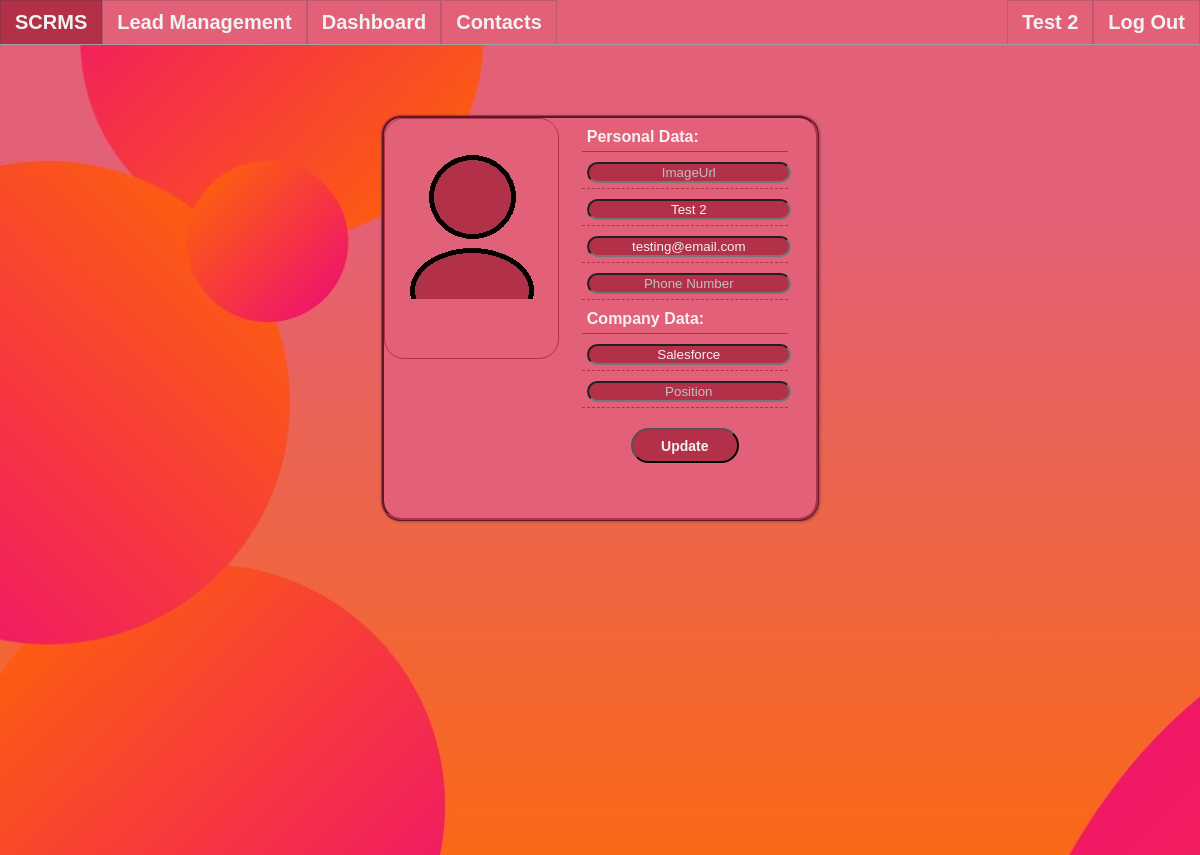
The app's page /profile.php (signed in) with its own data.
### tables this page shows
CREATE TABLE `users` (
  `user_id` int(11) NOT NULL,
  `user_name` varchar(30) NOT NULL,
  `company_name` varchar(100) NOT NULL,
  `email` tinytext NOT NULL,
  `password` longtext NOT NULL,
  `position` varchar(100) DEFAULT NULL,
  `number` varchar(20) DEFAULT NULL,
  `image` longtext DEFAULT NULL
);

### classes/profile-contr-classes.php (called while the page is built, shortened)
<?php
class ProfileContr extends Profile {
    private $id;
    public function __construct($id) {
        $this->id = $id;
    }
    public function profileUser() {
        return $this->getUserData($this->id);
    }
    private function emptyInput() {
        return true;
    }
}

### classes/dbhandler-classes.php (called while the page is built)
<?php
class DBHandler {
    protected function connect() {
        try {
            $username = "root";
            $password = "";
            $dbh = new PDO('mysql:host=localhost;dbname=scrms', $username, $password);
            return $dbh;
        }
        catch (PDOException $e) {
            print "Error: ". $e->getMessage(). "<br/>";
            die();
        }
    }
}

### classes/profile-classes.php (called while the page is built, shortened)
<?php
class Profile extends DBHandler {
    protected function getUserData($id) {
        $stmt = $this->connect()->prepare('SELECT * FROM users WHERE user_id = ?;');
        if (!$stmt->execute(array($id))) {
            $stmt = null;
            header("location: ../index.php?error=stmtfailed");
            exit();
        }
        $data = $stmt->fetchAll(PDO::FETCH_ASSOC);
        return $data;
    }
}

### profile.php (the view, shortened to what this page needs)
<?php
include("./classes/dbhandler-classes.php");
include("./classes/profile-classes.php");
include("./classes/profile-contr-classes.php");
$profile = new ProfileContr($_SESSION["user_id"]);
$userData = $profile->profileUser();
?>
<!DOCTYPE html>
<html>
<head>
    <link rel="stylesheet" href="./css/common.css">
    <link rel="stylesheet" href="./css/profile.css">
<body>
    <div class=navbar>
        <ul>
            <li><a href="index.php">SCRMS</a></li>
            <li><a href="#">Lead Management</a></li>
            <li><a href="dashboard.php">Dashboard</a></li>
            <li><a href="contacts.php">Contacts</a></li>
            <?php
            if (isset($_SESSION["user_id"])) {
                ?>
                <li style="float:right"><a href="includes/logout-inc.php">Log Out</a></li>
                <li style="float:right"><a href="./">
                        <?php echo $_SESSION["user_name"]; ?>
                    </a></li>
                <?php
            } else {
                ?>
                <li style="float:right"><a href="./index.php">Log In</a></li>
                <li style="float:right"><a href="./index.php">Sign Up</a></li>
                <?php
            }
            ?>
        </ul>
    </div>
    <div class=wrapper-flex>
        <div class="profile-wrapper">
            <div class=profile-list>
                <div class=profile>
                    <div class=profile-left>
                        <div class=profile-image>
                            <?php if ($userData[0]['image'] == "") { ?>
                            <img src="./images/avatar.jpg" max-height=125px max-width=250px>
                            <?php } else { ?>
                            <img src="<?php echo $userData[0]['image']; ?>"> <?php } ?>
                        </div>
                        <div class=profile-left-info></div>
                    </div>
                    <div class=profile-info>
                        <form action=#update method=POST>
                            <div class=profile-section>
                                Personal Data:
                            </div>
                            <div class=profile-field>
                                <input type=text name=image placeholder=ImageUrl value="<?php echo $userData[0]['image'];?>" maxlength=500>
                            </div>
                            <div class=profile-field>
                                <input type=text name=name placeholder=Name* value="<?php echo $userData[0]['user_name'];?>" maxlength=50 required>
                            </div>
                            <div class=profile-field>
                                <input type=text name=email placeholder=contact@email.com value="<?php echo $userData[0]['email'];?>" maxlength=100>
                            </div>
                            <div class=profile-field>
                                <input type=text name=number placeholder="Phone Number" value="<?php echo $userData[0]['number'];?>" maxlength=20>
                            </div>
                            <div class=profile-section>
                                Company Data:
                            </div>
                            <div class=profile-field>
                                <input type=text name=company placeholder=Company value="<?php echo $userData[0]['company_name'];?>" maxlength=100>
                            </div>
                            <div class=profile-field>
                                <input type=text name=position placeholder=Position value="<?php echo $userData[0]['position'];?>" maxlength=100>
                            </div>
                            <input class=sub-button type=submit name=update value="Update">
                        </form>
                    </div>
                </div>
            </div>
        </div>
    </div>
</body>
</html>

### css/common.css (style rules this page uses)
* { position: relative; text-align: center; font-family: sans-serif; }
body { overflow: hidden; padding: 0; margin: 0; }
.navbar { z-index: 100; position: relative; width: 100%; top: 0; border-bottom: 1px solid rgba(50, 50, 50, 0.45); }
ul { list-style-type: none; margin: 0; padding: 0; overflow: hidden; background-color: #e26179; }
li { float: left; }
li a { display: block; padding: 10px 14px; font-size: 20px; color: #f2f2f2; font-weight: 600; background-color: #e26179; text-decoration: none; border: 1px solid rgba(50, 50, 50, 0.2); border-bottom: 0px; }

### css/profile.css (style rules this page uses)
.wrapper-flex { min-height: 100vh; display: flex; flex-direction: column; flex-wrap: wrap; padding-top: 10px; gap: 10px; background-image: url("../images/circles-enhanced.jpg"); background-repeat: no-repeat; background-attachment: fixed; }
.profile-wrapper { justify-content: center; width: 100%; background: transparent; }
.profile-list { position: relative; left: 5%; display: flex; flex-direction: row; flex-wrap: wrap; justify-content: space-evenly; overflow: auto; margin-top: 50px; width: 90%; background: inherit; }
.profile { float: left; display: flex; flex-direction: row; gap: 20px; z-index: 10; width: 40%; height: 400px; margin: 10px; box-shadow: 1px 1px 3px rgba(50, 50, 50, 0.45); border: 3px ridge #b23149; border-radius: 20px; background: #e26179; }
.profile-left { float: left; display: flex; flex-direction: column; height: 100%; width: 40% }
.profile-image { float: left; overflow: hidden; width: 100%; height: 60%; border: 1px solid #b23149; border-radius: 20px; }
.profile-left-info { float: left; width: 100%; height: 40%; overflow: hidden; }
.profile-info { float: left; width: 50%; height: 100%; overflow: hidden; }
.profile-section { text-align: left; margin: 5px; padding: 5px; font-weight: 600; color: #f2f2f2; border-bottom: 1px solid #b23149; }
.profile-field { text-align: left; margin: 5px; padding: 5px; color: #f2f2f2; border-bottom: 1px dashed #b23149; }
.profile-field>input { color: #f2f2f2; width: 100%; background-color: #b23149; border-radius: 20px; }
.profile-field>input::placeholder { color: silver; }
.sub-button { background-color: #b23149; color: #f2f2f2; height: 35px; width: 50%; margin-top: 15px; font-size: 14px; font-weight: 600; border-radius: 20px; }

### records on screen
users: name "Test 2", email "testing@email.com", company "Salesforce"

### other values on screen
$_SESSION["user_name"] "Test 2"
